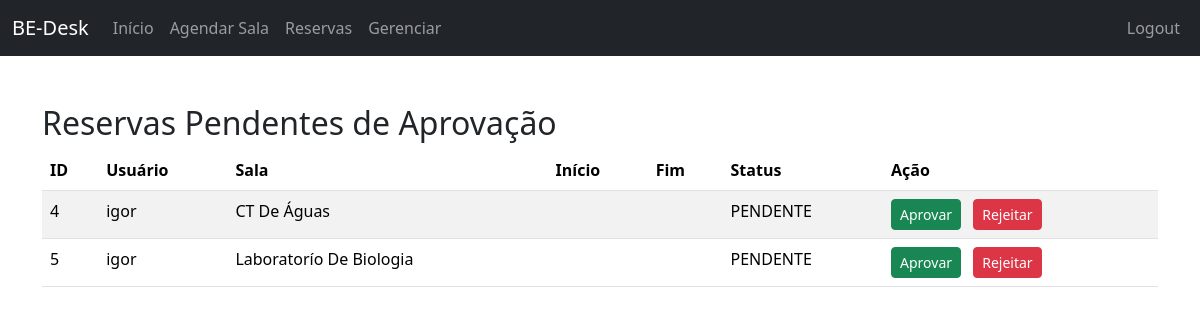
Page /gerenciar/ (signed in) on the committed database.
### bedesk/models.py (models this page shows, shortened)
class Agendamento(models.Model):
    STATUS_CHOICES = [
        ('PENDENTE', 'Pendente'), # O valor que vai para o banco (melhor em CAPS)
        ('APROVADO', 'Aprovado'), # O valor que o usuário vê (após a vírgula)
        ('REJEITADO', 'Rejeitado'),
    ]
    nome = models.CharField(max_length=100) # Nome do Agendamento (ex: Reunião de Marketing)
    sala = models.ForeignKey(Sala, on_delete=models.CASCADE)
    motivo = models.TextField()
    horario = models.TimeField()
    data_inicio = models.DateTimeField(null=True, blank=True)
    data_fim = models.DateTimeField(null=True, blank=True)
    status = models.CharField(
        max_length=10,
        choices=STATUS_CHOICES,
        default='PENDENTE' # Valor padrão para novas reservas
    )
    sala = models.ForeignKey(Sala, on_delete=models.CASCADE)
    usuario = models.ForeignKey(User, on_delete=models.CASCADE)
    class Meta:
        verbose_name_plural = "Agendamentos"
        indexes = [
            models.Index(fields=['status']),
        ]

class Sala(models.Model):
    nome = models.CharField(max_length=100)
    capacidade = models.IntegerField(default=1)

### bedesk/views.py (the view)
# urls.py: path('gerenciar/', views.gerenciar_reservas, name='listar_pendentes'), # Este nome é usado nos redirect('listar_pendentes')
@user_passes_test(is_admin_or_staff)
def gerenciar_reservas(request):
    reservas = Agendamento.objects.filter(status='PENDENTE').order_by('data_inicio')
    context = {'reservas': reservas,
               'titulo':'Reservas Pendentes de Aprovação'
    }
    return render(request, 'bedesk/gerenciar_reservas.html', context)

### bedesk/views.py (called while the page is built)
def is_admin_or_staff(user):
    return user.is_staff

### bedesk/templates/bedesk/gerenciar_reservas.html (shortened to what this page needs)
<!DOCTYPE html>
<html lang="pt-br">
<head>
    <link href="https://cdn.jsdelivr.net/npm/bootstrap@5.3.3/dist/css/bootstrap.min.css" rel="stylesheet" xintegrity="sha384-QWTKZyjpPEjISv5WaRU9OFeRpok6YctnYmDr5pNlyT2bRjXh0JMhjY6hW+ALEwIH">
</head>
<body>
    <nav class="navbar navbar-expand-lg navbar-dark bg-dark">
        <div class="container-fluid">
            <a class="navbar-brand" href="{% url 'inicio' %}">BE-Desk</a>
            <div class="collapse navbar-collapse" id="navbarNav">
                <ul class="navbar-nav">
                    <li class="nav-item">
                        <a class="nav-link" href="{% url 'inicio' %}">Início</a>
                    </li>
                    <li class="nav-item">
                        <a class="nav-link" href="{% url 'agendar_sala' %}">Agendar Sala</a>
                    </li>
                    <li class="nav-item">
                        <a class="nav-link" href="{% url 'lista_reserva' %}"> Reservas</a>
                    </li>
                    {% if user.is_staff %}
                    <li class="nav-item">
                        <a class="nav-link" href="{% url 'listar_pendentes' %}">Gerenciar</a>
                    </li>
                    {% endif %}
                </ul>
                <ul class="navbar-nav ms-auto">
                    <li class="nav-item">
                         <a class="nav-link btn btn-outline-light" href="{% url 'logout' %}">Logout</a>
                    </li>
                </ul>
            </div>
        </div>
    </nav>
    <div class="container mt-5">
        <h2>{{ titulo|default:"Minhas Reservas" }}</h2>
        {% if reservas %}
            <table class="table table-striped">
                <thead>
                    <tr>
                        <th>ID</th>
                        <th>Usuário</th>
                        <th>Sala</th>
                        <th>Início</th>
                        <th>Fim</th>
                        <th>Status</th>
                        <th>Ação</th>
                    </tr>
                </thead>
                <tbody>
                    {% for reserva in reservas %}
                        <tr>
                            <td>{{ reserva.pk }}</td>
                            <td>{{ reserva.usuario.username }}</td>
                            <td>{{ reserva.sala.nome }}</td>
                            <td>{{ reserva.data_inicio|date:"d/m/Y H:i" }}</td>
                            <td>{{ reserva.data_fim|date:"d/m/Y H:i" }}</td>
                            <td>{{ reserva.status }}</td>
                            <td>
                                {% if reserva.status == 'PENDENTE' and user.is_staff %}
                                    <a href="{% url 'aprovar_reserva' reserva.pk %}" class="btn btn-sm btn-success me-2">
                                        Aprovar
                                    </a>
                                    <a href="{% url 'rejeitar_reserva' reserva.pk %}" class="btn btn-sm btn-danger">
                                        Rejeitar
                                    </a>
                                {% endif %}
                            </td>
                        </tr>
                    {% endfor %}
                </tbody>
            </table>
        {% else %}
            <div class="alert alert-info">
                Não há reservas para exibir no momento.
            </div>
        {% endif %}
    </div>
</body>
</html>

### rows in the picture
Agendamento: pk "4", usuario.username "igor", sala.nome "CT De Águas", status "PENDENTE", shows "Aprovar"
Agendamento: pk "5", usuario.username "igor", sala.nome "Laboratorío De Biologia", status "PENDENTE", shows "Aprovar"

### other values in the picture
{{ titulo|default:"Minhas Reservas" }} "Reservas Pendentes de Aprovação"
